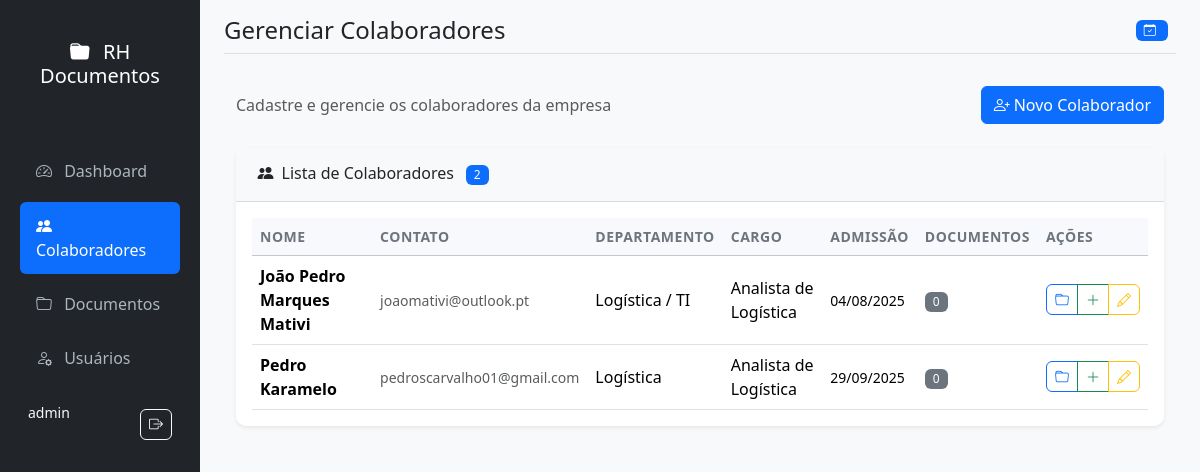
The page /colaboradores (signed in) on the database its author committed.
### models.py (models this page shows, shortened)
class User(UserMixin, db.Model):
    id = db.Column(db.Integer, primary_key=True)
    username = db.Column(db.String(80), unique=True, nullable=False)
    email = db.Column(db.String(120), unique=True, nullable=False)
    password_hash = db.Column(db.String(120), nullable=False)
    role = db.Column(db.String(20), nullable=False, default='visitante')
    created_at = db.Column(db.DateTime, default=datetime.utcnow)
    def has_permission(self, permission):
        roles_permissions = {
            'visitante': ['download'],
            'operador': ['download', 'add_documento', 'add_colaborador', 'renovar_documento'],
            'gestor': ['download', 'add_documento', 'add_colaborador', 'renovar_documento', 'edit_documento', 'delete_documento'],
            'administrador': ['download', 'add_documento', 'add_colaborador', 'renovar_documento', 'edit_documento', 'delete_documento', 'add_usuario']
        }
        return permission in roles_permissions.get(self.role, [])

class Colaborador(db.Model):
    id = db.Column(db.Integer, primary_key=True)
    nome = db.Column(db.String(100), nullable=False)
    email = db.Column(db.String(120))
    departamento = db.Column(db.String(50))
    cargo = db.Column(db.String(50))
    data_admissao = db.Column(db.Date)
    created_at = db.Column(db.DateTime, default=datetime.utcnow)
    documentos = db.relationship('Documento', backref='colaborador', lazy=True, cascade='all, delete-orphan')

### app.py (the view)
@app.route('/colaboradores')
@login_required
def colaboradores():
    if not current_user.has_permission('add_colaborador'):
        flash('Acesso não autorizado', 'warning')
        return redirect(url_for('dashboard'))
    colaboradores = Colaborador.query.all()
    return render_template('colaboradores.html', colaboradores=colaboradores)

### app.py (called while the page is built)
@login_manager.user_loader
def load_user(user_id):
    return User.query.get(int(user_id))

@app.teardown_appcontext
def shutdown_session(exception=None):
    db.session.remove()

### templates/colaboradores.html (shortened to what this page needs)
{% extends "base.html" %}
{% block page_title %}Gerenciar Colaboradores{% endblock %}
{% block content %}
<div class="d-flex justify-content-between align-items-center mb-4">
    <div>
        <p class="text-muted mb-0">Cadastre e gerencie os colaboradores da empresa</p>
    </div>
    {% if current_user.has_permission('add_colaborador') %}
    <a href="{{ url_for('novo_colaborador') }}" class="btn btn-primary">
        <i class="bi bi-person-plus me-1"></i>Novo Colaborador
    </a>
    {% endif %}
</div>
{% if colaboradores %}
<div class="card shadow-sm">
    <div class="card-header bg-light">
        <h6 class="mb-0">
            <i class="bi bi-people-fill me-2"></i>Lista de Colaboradores
            <span class="badge bg-primary ms-2">{{ colaboradores|length }}</span>
        </h6>
    </div>
    <div class="card-body">
        <div class="table-responsive">
            <table class="table table-hover">
                <thead class="table-light">
                    <tr>
                        <th>Nome</th>
                        <th>Contato</th>
                        <th>Departamento</th>
                        <th>Cargo</th>
                        <th>Admissão</th>
                        <th>Documentos</th>
                        <th>Ações</th>
                    </tr>
                </thead>
                <tbody>
                    {% for colab in colaboradores %}
                    <tr>
                        <td>
                            <strong>{{ colab.nome }}</strong>
                        </td>
                        <td>
                            {% if colab.email %}
                            <small class="text-muted">{{ colab.email }}</small>
                            {% else %}
                            <span class="text-muted">-</span>
                            {% endif %}
                        </td>
                        <td>{{ colab.departamento or '-' }}</td>
                        <td>{{ colab.cargo or '-' }}</td>
                        <td>
                            {% if colab.data_admissao %}
                            <small>{{ colab.data_admissao.strftime('%d/%m/%Y') }}</small>
                            {% else %}
                            <span class="text-muted">-</span>
                            {% endif %}
                        </td>
                        <td>
                            <span class="badge bg-secondary">{{ colab.documentos|length }}</span>
                        </td>
                        <td>
                            <div class="btn-group btn-group-sm" role="group">
                                <a href="{{ url_for('documentos_colaborador', colaborador_id=colab.id) }}"
                                   class="btn btn-outline-primary" title="Ver Documentos">
                                    <i class="bi bi-folder"></i>
                                </a>
                                {% if current_user.has_permission('add_documento') %}
                                <a href="{{ url_for('novo_documento', colaborador_id=colab.id) }}"
                                   class="btn btn-outline-success" title="Adicionar Documento">
                                    <i class="bi bi-plus-lg"></i>
                                </a>
                                {% endif %}
                                {% if current_user.has_permission('add_colaborador') %}
                                <a href="{{ url_for('editar_colaborador', colaborador_id=colab.id) }}"
                                   class="btn btn-outline-warning" title="Editar Colaborador">
                                    <i class="bi bi-pencil"></i>
                                </a>
                                {% endif %}
                            </div>
                        </td>
                    </tr>
                    {% endfor %}
                </tbody>
            </table>
        </div>
    </div>
</div>
{% endif %}
{% endblock %}

### templates/base.html (shortened to what this page needs)
<!DOCTYPE html>
<html lang="pt-br" data-bs-theme="light">
<head>
    <link href="https://cdn.jsdelivr.net/npm/bootstrap@5.3.2/dist/css/bootstrap.min.css" rel="stylesheet">
    <link href="https://cdn.jsdelivr.net/npm/bootstrap-icons@1.11.1/font/bootstrap-icons.css" rel="stylesheet">
    <link href="{{ url_for('static', filename='style.css') }}" rel="stylesheet">
</head>
<body>
    <div class="container-fluid">
        <div class="row">
            <nav id="sidebar" class="col-md-3 col-lg-2 d-md-block bg-dark sidebar collapse">
                <div class="position-sticky pt-3">
                    <div class="sidebar-header text-center py-4">
                        <h5 class="text-white">
                            <i class="bi bi-folder-fill me-2"></i>
                            RH Documentos
                        </h5>
                        <small class="text-muted">Gestão Inteligente</small>
                    </div>
                    <ul class="nav flex-column">
                        <li class="nav-item">
                            <a class="nav-link {% if request.endpoint == 'dashboard' %}active{% endif %}"
                               href="{{ url_for('dashboard') }}">
                                <i class="bi bi-speedometer2 me-2"></i>
                                Dashboard
                            </a>
                        </li>
                        {% if current_user.has_permission('add_colaborador') %}
                        <li class="nav-item">
                            <a class="nav-link {% if request.endpoint == 'colaboradores' or request.endpoint == 'novo_colaborador' or request.endpoint == 'editar_colaborador' %}active{% endif %}"
                               href="{{ url_for('colaboradores') }}">
                                <i class="bi bi-people-fill me-2"></i>
                                Colaboradores
                            </a>
                        </li>
                        {% endif %}
                        {% if current_user.has_permission('download') %}
                        <li class="nav-item">
                            <a class="nav-link {% if request.endpoint == 'documentos' or request.endpoint == 'documentos_colaborador' or request.endpoint == 'novo_documento' %}active{% endif %}"
                               href="{{ url_for('documentos') }}">
                                <i class="bi bi-folder me-2"></i>
                                Documentos
                            </a>
                        </li>
                        {% endif %}
                        {% if current_user.role == 'administrador' %}
                        <li class="nav-item">
                            <a class="nav-link {% if request.endpoint == 'usuarios' or request.endpoint == 'novo_usuario' %}active{% endif %}"
                               href="{{ url_for('usuarios') }}">
                                <i class="bi bi-person-gear me-2"></i>
                                Usuários
                            </a>
                        </li>
                        {% endif %}
                    </ul>
                    <div class="sidebar-footer mt-auto p-3">
                        <div class="d-flex align-items-center text-light">
                            <div class="flex-grow-1">
                                <small class="d-block">{{ current_user.username }}</small>
                                <small class="text-muted text-capitalize">{{ current_user.role }}</small>
                            </div>
                            <a href="{{ url_for('logout') }}" class="btn btn-outline-light btn-sm"
                               title="Sair">
                                <i class="bi bi-box-arrow-right"></i>
                            </a>
                        </div>
                    </div>
                </div>
            </nav>
            <main class="col-md-9 ms-sm-auto col-lg-10 px-md-4 main-content">
                <div class="d-flex justify-content-between flex-wrap flex-md-nowrap align-items-center pt-3 pb-2 mb-3 border-bottom">
                    <div class="d-flex align-items-center">
                        <h1 class="h4 mb-0">{% block page_title %}Dashboard{% endblock %}</h1>
                    </div>
                    <div class="btn-toolbar">
                        <div class="btn-group me-2">
                            <span class="badge bg-primary">
                                <i class="bi bi-calendar-check me-1"></i>
                            </span>
                        </div>
                    </div>
                </div>
                <div class="container-fluid py-3">
                    {% block content %}{% endblock %}
                </div>
            </main>
        </div>
    </div>
</body>
</html>

### static/style.css (style rules this page uses)
body { background-color: #f8f9fa; font-family: 'Segoe UI', Tahoma, Geneva, Verdana, sans-serif; }
.card { border: none; box-shadow: 0 0.125rem 0.25rem rgba(0, 0, 0, 0.075); margin-bottom: 1.5rem; border-radius: 10px; }
.card-header { border-bottom: 1px solid #e3e6f0; background-color: #f8f9fc; font-weight: 600; padding: 1rem 1.35rem; }
.badge { font-size: 0.75em; padding: 0.35em 0.65em; }
.table { margin-bottom: 0; }
.table th { border-top: none; font-weight: 600; color: #5a5c69; background-color: #f8f9fc; }
.btn { border-radius: 0.35rem; font-weight: 500; }
.btn-sm { padding: 0.25rem 0.5rem; font-size: 0.875rem; }
.sidebar { min-height: 100vh; box-shadow: 0 0 10px rgba(0, 0, 0, 0.1); transition: all 0.3s; }
.sidebar .nav-link { color: #adb5bd; padding: 0.75rem 1rem; margin: 0.2rem 0.5rem; border-radius: 0.375rem; transition: all 0.3s; }
.sidebar .nav-link.active { color: #fff; background-color: #0d6efd; }
.sidebar .nav-link i { width: 20px; text-align: center; }
.main-content { background-color: #f8f9fa; min-height: 100vh; }
.card { border: none; box-shadow: 0 0.125rem 0.25rem rgba(0, 0, 0, 0.075); transition: box-shadow 0.3s ease; }
.card-header { border-bottom: 1px solid rgba(0, 0, 0, 0.125); font-weight: 600; }
.table th { border-top: none; font-weight: 600; font-size: 0.875rem; text-transform: uppercase; letter-spacing: 0.5px; color: #6c757d; }
.table td { vertical-align: middle; }
.btn { border-radius: 0.375rem; font-weight: 500; transition: all 0.3s ease; }
.btn-group-sm > .btn { border-radius: 0.375rem; }
.badge { font-weight: 500; letter-spacing: 0.5px; }

### rows shown on the page
User: username "admin"
Colaborador: nome "João Pedro Marques Mativi", email "joaomativi@outlook.pt", departamento "Logística / TI", cargo "Analista de Logística", data_admissao "04/08/2025", documentos|length "0"
Colaborador: nome "Pedro Karamelo", email "pedroscarvalho01@gmail.com", departamento "Logística", cargo "Analista de Logística", data_admissao "29/09/2025", documentos|length "0"

### other values the page prints
{{ colaboradores|length }} "2"
